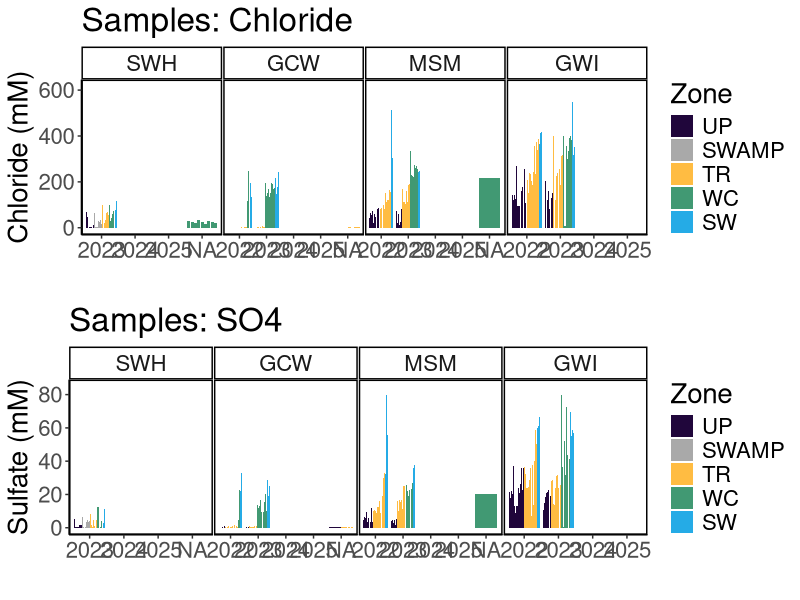
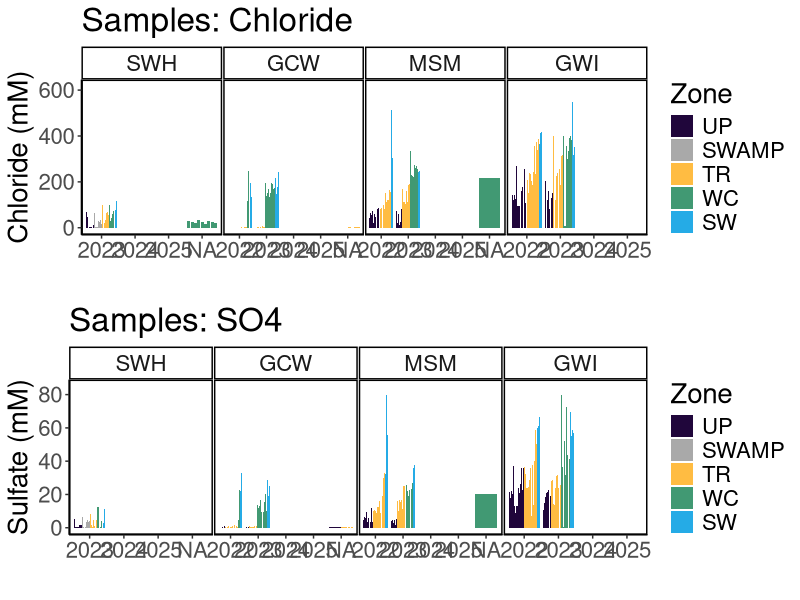
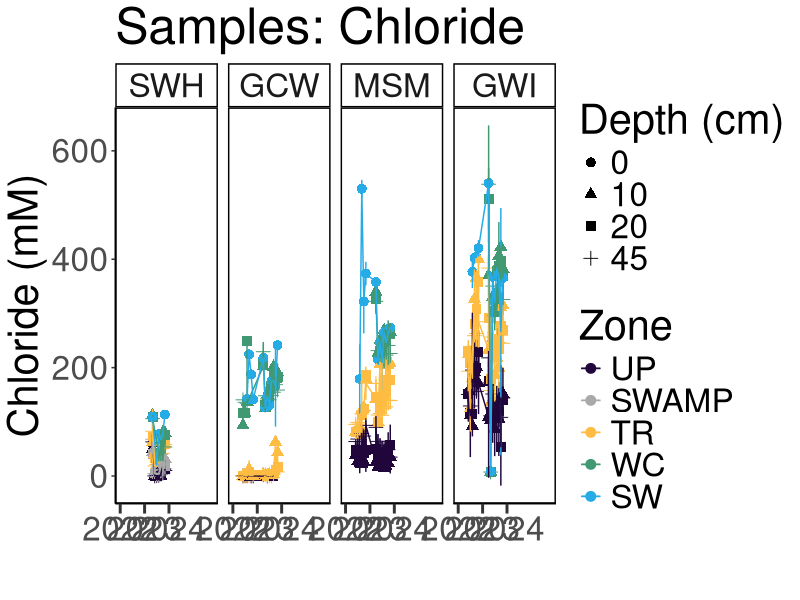
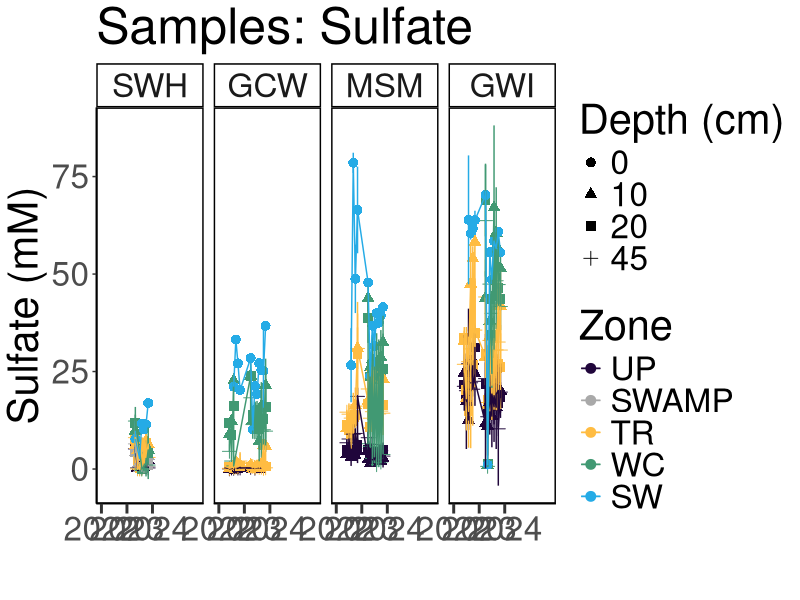
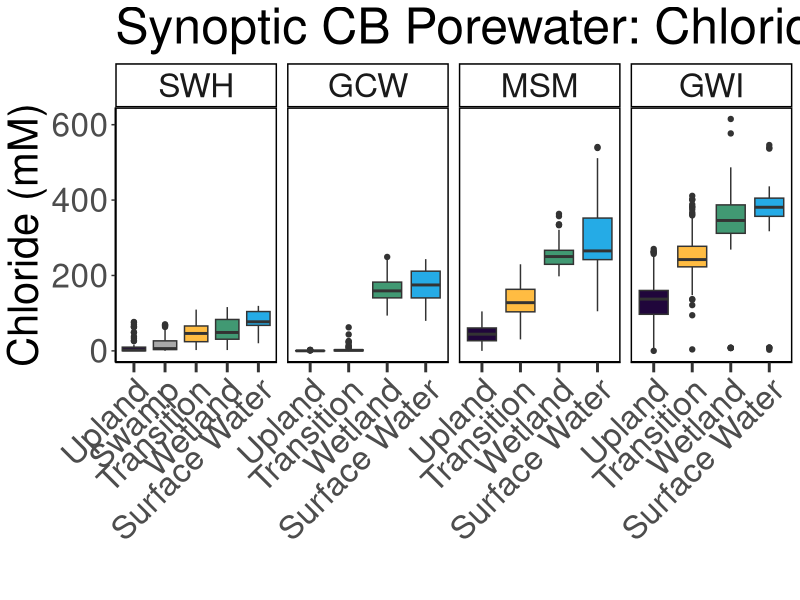
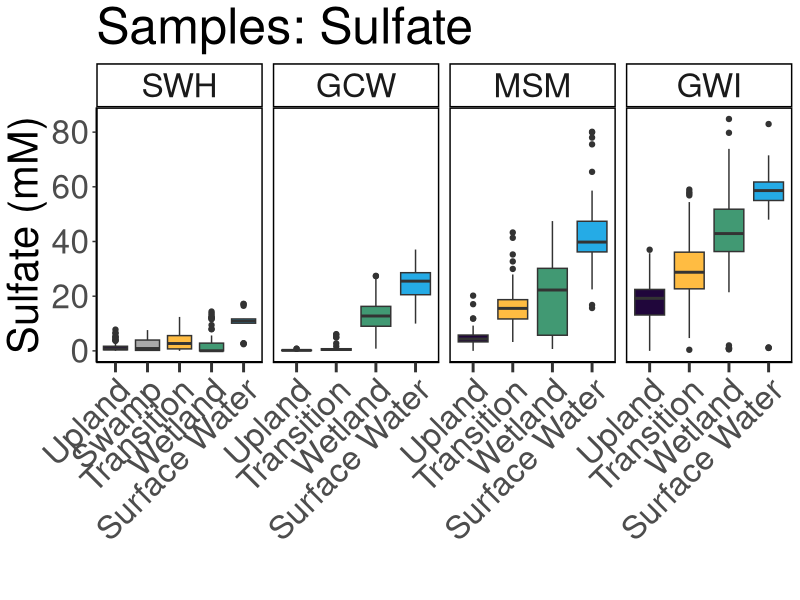
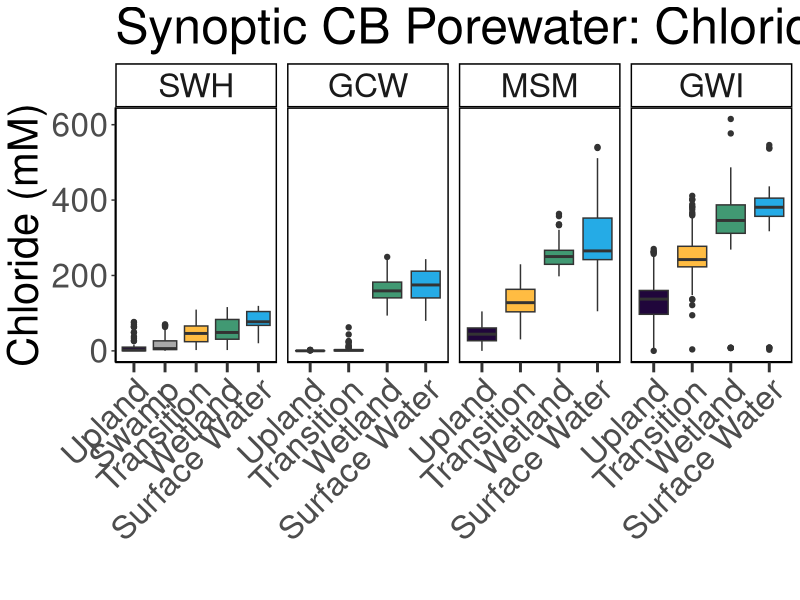
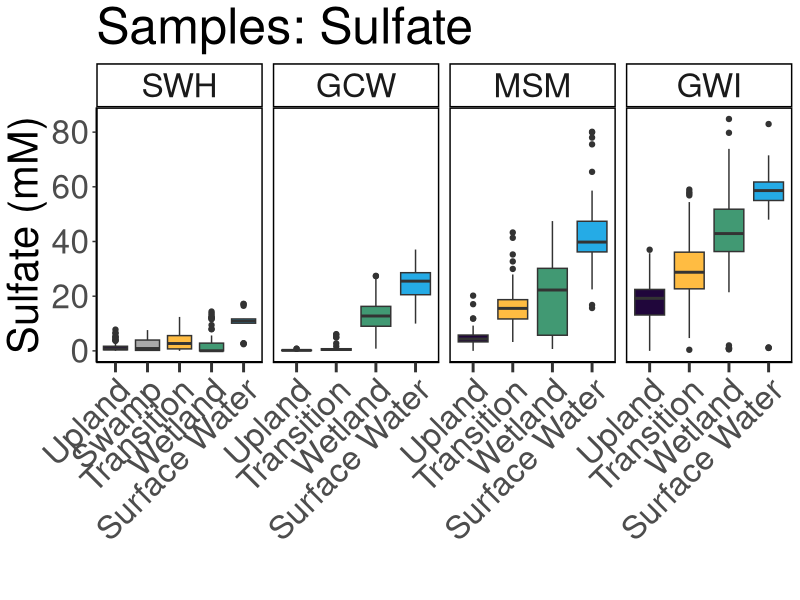

These charts were generated, in order, by the following R code:
## ---- chunk 1
library(dplyr)
library(ggplot2)
library(ggpubr)
library(stringr)
library(readxl)
library(tidyr)
library(tibble)
library(openxlsx)
library(knitr)
## ---- chunk 2

#read in 2022 Dionex Data:
dat22 <- read.csv("2022/COMPASS_SynopticCB_SO4_Cl_2022.csv")
# head(dat22)
colnames(dat22)

#read in 2023 Dionex Data:
dat23 <- read.csv("2023/COMPASS_SynopticCB_SO4_Cl_2023.csv")
# head(dat23)
colnames(dat23)

#read in 2024 Dionex Data:
dat24 <- read.csv("2024/COMPASS_SynopticCB_SO4_Cl_2024.csv")
# head(dat24)
colnames(dat24)

#read in 2025 Dionex Data:
dat25 <- read.csv("2025/COMPASS_SynopticCB_SO4_Cl_2025.csv")
# head(dat25)
colnames(dat25)

all_dat <- bind_rows(dat22, dat23, dat24, dat25)

all_dat <- all_dat %>%
  dplyr::select(
    Project, Region, Sample_ID, Year, Month, Day, Time, Time_Zone,
    Site, Zone, Replicate, Depth_cm, 
    SO4_ppm, SO4_mM, SO4_Conc_flag, SO4_QAQC_flag, Cl_ppm, Cl_mM, Cl_Conc_flag, Cl_QAQC_flag, salinity,
    Analysis_rundate,  Run_notes, Field_notes
        # list columns in the order you want them
  )

##Set 4 decimal points max
all_dat <- all_dat %>%
  mutate(across(where(is.numeric), round, digits = 4)) ##This does make all salinities 0 when Cl_ppm is 0 instead of 0.000026

## ---- chunk 3

#pull the column names from the all_dat dataframe and create a new dataframe with them 
metadat <- data.frame(Column_Names = colnames(all_dat))
metadat

metadat$Description <- ""
metadat$Units <- ""
metadat$Instrument_ifapplicable <- ""

#add information about each line: 

metadat$Description <- c("Project name", 
                         "Region samples originated from: CB = Chesapeake Bay",
                         "Sample identifier used in laboratory and field", 
                         "Year (YYYY) of sample collection", 
                         "Month (#) of sample collection",
                         "Day (#) of sample collection",
                         "Time (HH:MM) of sample collection",
                         "Time Zone of sample collection",
                         "Name of sampling transect location (GCW, SWH, MSM, GWI), see dataset locations for coordinates", 
                         "Zone within space-for-time transect (UP=Upland, SWAMP=Swamp, TR=Transition, WC=Wetland Control, SW=Surface Water)",
                         "Lysimeter or sample replicate id (A-C)", 
                         "Depth in centimeters from which water sample was taken", 
                         "Sulfate concentration in ppm", 
                         "Sulfate concentration in mM", 
                         "Sulfate concentration flag base on standard curve (bdl=below detection limit (0), adl=above detection limit (highest   
                         standard), Within_Range=within detection range)", 
                         "Sulfate QAQC Flags generated during checks of standards, blanks, dups, and spks",
                         "Chloride concentration in ppm", 
                         "Chloride concentration in mM", 
                         "Chloride concentration flag base on standard curve (bdl=below detection limit (0), adl=above detection limit (highest   
                         standard), Within_Range=within detection range)", 
                         "Chloride QAQC Flags generated during checks of standards, blanks, dups, and spks", 
                         "Salinity calculated using the Knudsen equation: Salinity=((1.807*(Chloride ppm)+0.026)/1000", 
                         "The date that samples were run on the Dionex IC", 
                         "Any notes generated during QAQC", 
                         "Notes generated during field sample collection")

metadat$Units <-       c("NA", 
                         "NA",
                         "NA", 
                         "NA",
                         "NA",
                         "NA", 
                         "NA",
                         "NA", 
                         "NA", 
                         "NA",
                         "NA", 
                         "cm",
                         "ppm", 
                         "mM", 
                         "NA", 
                         "NA", 
                         "ppm", 
                         "mM", 
                         "NA", 
                         "NA", 
                         "ppt", 
                         "NA", 
                         "NA",
                         "NA")

metadat$Instrument_ifapplicable <-  
  
                       c("NA", 
                         "NA",
                         "NA", 
                         "NA",
                         "NA",
                         "NA", 
                         "NA",
                         "NA", 
                         "NA", 
                         "NA",
                         "NA", 
                         "NA",
                         "Dionex Integrion HPIC (Thermo Fisher)", 
                         "Dionex Integrion HPIC (Thermo Fisher)", 
                         "NA", 
                         "NA", 
                         "Dionex Integrion HPIC (Thermo Fisher)", 
                         "Dionex Integrion HPIC (Thermo Fisher)", 
                         "NA", 
                         "NA", 
                         "NA", 
                         "NA", 
                         "NA",
                         "NA")


## ---- chunk 4

#write out a csv of all the data to the main folder: 
write.csv(all_dat, "COMPASS_SynopticCB_SO4_Cl_AllData.csv")


#write out a csv of the metadata associated with the data: 
write.csv(metadat, "COMPASS_SynopticCB_SO4_Cl_Metadata.csv")

## ---- chunk 5

data_plotting <- all_dat

#Order by Zone from Upland to Surface Water
data_plotting$Zone = factor(data_plotting$Zone, levels = c("UP", "SWAMP", "TR", "WC", "SW"))
data_plotting <- data_plotting[order(data_plotting$Zone), ]

#Order by Site from SWH, GCW, MSM, GWI order, which is oligohaline to polyhaline
data_plotting$Site = factor(data_plotting$Site, levels = c("SWH", "GCW", "MSM", "GWI"))
data_plotting <- data_plotting[order(data_plotting$Site), ]

# #Order by Year from 2022-2024
# data_plotting$Site = factor(data_plotting$Site, levels = c("SWH", "GCW", "MSM", "GWI"))
# data_plotting <- data_plotting[order(data_plotting$Site), ]

#Plot samples to get a first look at concentrations (sanity check)
#group the data for plotting
data_plotting_all <- data_plotting %>%
  group_by(Site, Zone) %>%
  mutate(row_num = factor(row_number())) %>%  # create row_num as factor per group
  ungroup()

data_plotting_all$Date <- as.Date(paste(data_plotting_all$Year, data_plotting_all$Month, data_plotting_all$Day, sep = "-"))


#Plot data and change colors based on Zone:
viz_cl_plot <- ggplot(data_plotting_all, aes(x = as.character(Year), y = Cl_mM, fill = Zone)) +
  geom_bar(stat = "identity", position = position_dodge2(preserve = "total")) +
  facet_grid( ~ Site, scales="free") +
  scale_fill_manual(values = c(
    "UP" = "#20063B",
    "TR" = "#FFBC42",
    "SWAMP" = "darkgrey",
    "WC" = "#419973",
    "SW" = "#25ABE6"
  )) +
  theme_classic() +
  labs(x = " ", y = "Chloride (mM)", title = "Samples: Chloride") +
  theme(
    panel.spacing = unit(.05, "lines"), 
    panel.border = element_rect(color = "black", fill = NA, linewidth = 1)) + 
  theme(text = element_text(size = 20))

# viz_cl_plot


viz_so4_plot <-  ggplot(data_plotting_all, aes(x = as.character(Year), y = SO4_mM, fill = Zone)) +
  geom_bar(stat = "identity", position = position_dodge2(preserve = "total")) +
  facet_grid( ~ Site, scales="free") +
  scale_fill_manual(values = c(
    "UP" = "#20063B",
    "TR" = "#FFBC42",
    "SWAMP" = "darkgrey",
    "WC" = "#419973",
    "SW" = "#25ABE6"
  )) +
  theme_classic() +
  labs(x = " ", y = "Sulfate (mM)", title = "Samples: SO4") +
  theme(
    panel.spacing = unit(.05, "lines"), 
    panel.border = element_rect(color = "black", fill = NA, linewidth = 1))+ 
  theme(text = element_text(size = 20))

# viz_so4_plot

ggarrange(viz_cl_plot, viz_so4_plot, nrow=2, ncol=1)


## ---- chunk 6

##Make Date Column with just Year and Month for Sample ID
all_dat_dates <- data_plotting %>%
  mutate(
    YearMonth = if_else(
      Month < 10,
      # Modify the string:
      YearMonth <- paste(data_plotting$Year, data_plotting$Month, sep = "-0"), 
      YearMonth <- paste(data_plotting$Year, data_plotting$Month, sep = "-"), 
    )
  )

##Summarize SO4 and Cl by Date, Site, and Zone
Dionex_avg <- all_dat_dates %>%
  group_by(Month, Year, Site, Zone) %>%
   dplyr::summarize(mean_SO4 = mean(SO4_mM, na.rm=TRUE), 
            sd_SO4 = sd(SO4_mM, na.rm=TRUE), 
            mean_Cl = mean(Cl_mM, na.rm=TRUE), 
            sd_Cl = sd(Cl_mM, na.rm=TRUE), 
            YearMonth = first(YearMonth))

# Concatenate with a day (e.g., "01" for the first day)
Dionex_avg$Date <- paste0(Dionex_avg$YearMonth, "-01")

# Convert to Date object
Dionex_avg$Date <- as.Date(Dionex_avg$Date)

# Define the specific date breaks you want to display
specific_breaks <- as.Date(c("2022-01-01", "2023-01-01", "2024-01-01", "2025-01-01"))

viz_cl_plot_avgs <- ggplot(Dionex_avg, aes(x = Date, y = mean_Cl, color = Zone, group = Zone)) +
  geom_point(size = 3) + 
  geom_errorbar(aes(ymin = mean_Cl - sd_Cl, ymax = mean_Cl + sd_Cl), width = 0.2) + 
  geom_line() + 
  facet_grid( ~ Site, scales="free_y") +
  scale_color_manual(values = c(
    "UP" = "#20063B",
    "TR" = "#FFBC42",
    "SWAMP" = "darkgrey",
    "WC" = "#419973",
    "SW" = "#25ABE6"
  )) +
  theme_classic() +
  labs(x = "Date", y = "Chloride (mM)", title = "Samples: Chloride") +
  theme(
    panel.spacing = unit(0.5, "lines"), 
    panel.border = element_rect(color = "black", fill = NA, linewidth = 1)) +
  # theme(axis.text.x = element_text(angle = 90, hjust = 0.5))+ 
  theme(text = element_text(size = 30))+
  scale_x_date(breaks = specific_breaks, date_labels = "%Y", expand = expansion(mult = c(0.18, 0.05)))+
  theme(axis.ticks.x = element_line(linewidth = 1))+
  theme(axis.ticks.length.x = unit(0.25, "cm"))

# viz_cl_plot_avgs


viz_so4_plot_avgs <- ggplot(Dionex_avg, aes(x = Date, y = mean_SO4, color = Zone, group = Zone)) +
  geom_point(size = 3) + 
  geom_errorbar(aes(ymin = mean_SO4 - sd_SO4, ymax = mean_SO4 + sd_SO4), width = 0.2) + 
  geom_line() + 
  facet_grid( ~ Site, scales="free_y") +
  scale_color_manual(values = c(
    "UP" = "#20063B",
    "TR" = "#FFBC42",
    "SWAMP" = "darkgrey",
    "WC" = "#419973",
    "SW" = "#25ABE6"
  )) +
  theme_classic() +
  labs(x = " ", y = "Sulfate (mM)", title = "Samples: Sulfate") +
  theme(
    panel.spacing = unit(0.5, "lines"), 
    panel.border = element_rect(color = "black", fill = NA, linewidth = 1)) +
  # theme(axis.text.x = element_text(angle = 90, hjust = 0.5))+ 
  theme(text = element_text(size = 30))+
  scale_x_date(breaks = specific_breaks, date_labels = "%Y", expand = expansion(mult = c(0.18, 0.05)))+
  theme(axis.ticks.x = element_line(linewidth = 1))+
  theme(axis.ticks.length.x = unit(0.25, "cm"))

# viz_so4_plot_avgs

ggarrange(viz_cl_plot, viz_so4_plot, nrow=2, ncol=1)

## ---- chunk 7

##Summarize SO4 and Cl by Date, Site, and Zone
Dionex_avg_depth <- all_dat_dates %>%
  group_by(Month, Year, Site, Zone, Depth_cm) %>%
   dplyr::summarize(mean_SO4 = mean(SO4_mM, na.rm=TRUE), 
            sd_SO4 = sd(SO4_mM, na.rm=TRUE), 
            mean_Cl = mean(Cl_mM, na.rm=TRUE), 
            sd_Cl = sd(Cl_mM, na.rm=TRUE), 
            YearMonth = first(YearMonth))

# Concatenate with a day (e.g., "01" for the first day)
Dionex_avg_depth$Date <- paste0(Dionex_avg_depth$YearMonth, "-01")

# Convert to Date object
Dionex_avg_depth$Date <- as.Date(Dionex_avg_depth$Date)

# Define the specific date breaks you want to display
specific_breaks <- as.Date(c("2022-01-01", "2023-01-01", "2024-01-01"))

viz_cl_plot_depth <- ggplot(Dionex_avg_depth, aes(x = Date, y = mean_Cl, color = Zone, group = Zone, shape = as.character(Depth_cm))) +
  geom_point(size = 3) + 
  geom_errorbar(aes(ymin = mean_Cl - sd_Cl, ymax = mean_Cl + sd_Cl), width = 0.2) + 
  geom_line() + 
  facet_grid( ~ Site, scales="free_y") +
  scale_color_manual(values = c(
    "UP" = "#20063B",
    "TR" = "#FFBC42",
    "SWAMP" = "darkgrey",
    "WC" = "#419973",
    "SW" = "#25ABE6"
  )) +
  theme_classic() +
  labs(x = " ", y = "Chloride (mM)", title = "Samples: Chloride") +
  theme(
    panel.spacing = unit(0.5, "lines"), 
    panel.border = element_rect(color = "black", fill = NA, linewidth = 1)) +
  # theme(axis.text.x = element_text(angle = 90, hjust = 0.5))+ 
  theme(text = element_text(size = 30))+
  scale_x_date(breaks = specific_breaks, date_labels = "%Y", expand = expansion(mult = c(0.18, 0.05))) + 
  labs(fill = "Zone", shape = "Depth (cm)")+
  theme(axis.ticks.x = element_line(linewidth = 1))+
  theme(axis.ticks.length.x = unit(0.25, "cm"))

viz_cl_plot_depth


viz_so4_plot_depth <- ggplot(Dionex_avg_depth, aes(x = Date, y = mean_SO4, color = Zone, group = Zone, shape = as.character(Depth_cm))) +
  geom_point(size = 3) + 
  geom_errorbar(aes(ymin = mean_SO4 - sd_SO4, ymax = mean_SO4 + sd_SO4), width = 0.2) + 
  geom_line() + 
  facet_grid( ~ Site, scales="free_y") +
  scale_color_manual(values = c(
    "UP" = "#20063B",
    "TR" = "#FFBC42",
    "SWAMP" = "darkgrey",
    "WC" = "#419973",
    "SW" = "#25ABE6"
  )) +
  theme_classic() +
  labs(x = " ", y = "Sulfate (mM)", title = "Samples: Sulfate")  +
  theme(
    panel.spacing = unit(0.5, "lines"), 
    panel.border = element_rect(color = "black", fill = NA, linewidth = 1)) +
  # theme(axis.text.x = element_text(angle = 90, hjust = 0.5))+ 
  theme(text = element_text(size = 30))+
  scale_x_date(breaks = specific_breaks, date_labels = "%Y", expand = expansion(mult = c(0.18, 0.05))) + 
  labs(fill = "Zone", shape = "Depth (cm)")+
  theme(axis.ticks.x = element_line(linewidth = 1))+
  theme(axis.ticks.length.x = unit(0.25, "cm"))

viz_so4_plot_depth
# ggarrange(viz_cl_plot, viz_so4_plot, nrow=2, ncol=1)

## ---- chunk 8

all_dat_dates <- all_dat_dates %>% 
    mutate(
    Zone_1 = case_when(
      Zone == "UP" ~ "Upland",
      Zone == "SWAMP" ~ "Swamp",
      Zone == "TR" ~ "Transition",
      Zone == "WC" ~ "Wetland",
      Zone == "SW" ~ "Surface Water",
      TRUE ~ Zone  # keep everything else unchanged
    )
  ) %>%
  mutate(Zone_1 = factor(Zone_1, levels = c("Upland", "Swamp", "Transition", "Wetland", "Surface Water")))


##Summarize SO4 and Cl by Date, Site, and Zone
viz_cl_boxplot <- ggplot(all_dat_dates, aes(x = Zone_1, y = Cl_mM, fill = Zone_1, group = Zone_1)) +
  geom_boxplot() + 
  facet_grid( ~ Site, scales = "free_x") +
  scale_x_discrete(drop = TRUE) +
  scale_fill_manual(values = c(
    "Upland" = "#20063B",
    "Transition" = "#FFBC42",
    "Swamp" = "darkgrey",
    "Wetland" = "#419973",
    "Surface Water" = "#25ABE6"
  ), labels = c("Upland", "Swamp", "Transition", "Wetland", "Surface Water")) +
  theme_classic() +
  labs(x = " ", y = "Chloride (mM)", title = "Synoptic CB Porewater: Chloride") +
  theme(
    panel.spacing = unit(0.5, "lines"), 
    panel.border = element_rect(color = "black", fill = NA, linewidth = 1)) +
  theme(axis.text.x = element_text(angle = 45, vjust = 1, hjust = 1))+ 
  theme(text = element_text(size = 30))+
  theme(axis.ticks.x = element_line(linewidth = 1))+
  theme(axis.ticks.length.x = unit(0.25, "cm"))+ 
  #scale_x_discrete(labels = c("Upland", "Swamp", "Transition", "Wetland", "Surface Water"))+ 
  theme(legend.position = "none")

viz_cl_boxplot


viz_so4_boxplot <- ggplot(all_dat_dates, aes(x = Zone_1, y = SO4_mM, fill = Zone_1, group = Zone_1)) +
  geom_boxplot() +
  facet_grid( ~ Site, scales = "free_x") +
  scale_x_discrete(drop = TRUE) +
  scale_fill_manual(values = c(
    "Upland" = "#20063B",
    "Transition" = "#FFBC42",
    "Swamp" = "darkgrey",
    "Wetland" = "#419973",
    "Surface Water" = "#25ABE6"
  ), labels = c("Upland", "Swamp", "Transition", "Wetland", "Surface Water")) +
  theme_classic() +
  labs(x = " ", y = "Sulfate (mM)", title = "Samples: Sulfate") +
  theme(
    panel.spacing = unit(0.5, "lines"), 
    panel.border = element_rect(color = "black", fill = NA, linewidth = 1)) +
  theme(axis.text.x = element_text(angle = 45, vjust = 1, hjust = 1))+ 
  theme(text = element_text(size = 30))+
  theme(axis.ticks.x = element_line(linewidth = 1))+
  theme(axis.ticks.length.x = unit(0.25, "cm"))+ 
  #scale_x_discrete(labels = c("Upland", "Swamp", "Transition", "Wetland", "Surface Water"))+ 
  theme(legend.position = "none")

viz_so4_boxplot

# ggarrange(viz_cl_boxplot, viz_so4_boxplot, nrow=2, ncol=1)

# Save as a PNG
png("COMPASS_SynopticCB_Cl_alldata.png", width = 2000, height = 1200, res = 100) 
print(viz_cl_boxplot)  # For ggplot objects, use print()
dev.off() 

# Save as a PNG
png("COMPASS_SynopticCB_SO4_alldata.png", width = 2000, height = 1200, res = 100) 
print(viz_so4_boxplot)  # For ggplot objects, use print()
dev.off() 

## ---- chunk 9
# It would also be great to add to our collation codes a summary chunk that will calculate value ranges, means, and standard deviations (and errors) for each site, zone, depth for each year; also for each site zone, depth overall; and for each site and zone overall so that we have some easy access to metrics. Was just thinking this might be helpful today when re-collating the DIC data.

colnames(all_dat)

##Metrics for each site, zone, depth for each year
summary_by_year <- all_dat %>%
  group_by(Year, Site, Zone, Depth_cm) %>%
   reframe(
     min_Cl_mM = min(Cl_mM, na.rm=TRUE),
     max_Cl_mM = max(Cl_mM, na.rm=TRUE), 
     mean_Cl_mM = mean(Cl_mM, na.rm=TRUE), 
     sd_Cl_mM = sd(Cl_mM, na.rm=TRUE), 

     min_SO4_mM = min(SO4_mM, na.rm=TRUE),
     max_SO4_mM = max(SO4_mM, na.rm=TRUE), 
     mean_SO4_mM = mean(SO4_mM, na.rm=TRUE), 
     sd_SO4_mM = sd(SO4_mM, na.rm=TRUE)) %>%
  mutate(across(where(is.numeric), round, digits = 4)) 

##Metrics for each site, zone, depth for all years
summary_all_years <- all_dat %>%
  group_by(Site, Zone, Depth_cm) %>%
   reframe(
     min_Cl_ppm = min(Cl_ppm, na.rm=TRUE),
     max_Cl_ppm = max(Cl_ppm, na.rm=TRUE), 
     mean_Cl_ppm = mean(Cl_ppm, na.rm=TRUE), 
     sd_Cl_ppm = sd(Cl_ppm, na.rm=TRUE), 

     min_SO4_ppm = min(SO4_ppm, na.rm=TRUE),
     max_SO4_ppm = max(SO4_ppm, na.rm=TRUE), 
     mean_SO4_ppm = mean(SO4_ppm, na.rm=TRUE), 
     sd_SO4_ppm = sd(SO4_ppm, na.rm=TRUE)) %>%
  mutate(across(where(is.numeric), round, digits = 4)) 

##Metrics for each site and zone for all depths and years
summary_all_depths_years <- all_dat %>%
  group_by(Site, Zone) %>%
   reframe(
     min_Cl_ppm = min(Cl_ppm, na.rm=TRUE),
     max_Cl_ppm = max(Cl_ppm, na.rm=TRUE), 
     mean_Cl_ppm = mean(Cl_ppm, na.rm=TRUE), 
     sd_Cl_ppm = sd(Cl_ppm, na.rm=TRUE), 

     min_SO4_ppm = min(SO4_ppm, na.rm=TRUE),
     max_SO4_ppm = max(SO4_ppm, na.rm=TRUE), 
     mean_SO4_ppm = mean(SO4_ppm, na.rm=TRUE), 
     sd_SO4_ppm = sd(SO4_ppm, na.rm=TRUE)) %>%
  mutate(across(where(is.numeric), round, digits = 4)) 

## ---- chunk 10
#  I am thinking it might be cool to add to our porewater collation files a table at the end that has total number of samples then also some info about # of samples per zone, site, depth etc.

##Metrics for each year
sample_numbers_years <- all_dat %>%
  group_by(Year) %>%
   reframe(
     Number_of_samples = n())

##Metrics for each site, zone, depth for all years
sample_numbers <- all_dat %>%
  group_by(Site, Zone, Depth_cm) %>%
   reframe(
     Number_of_samples = n())
     

## ---- chunk 11

library(kableExtra)

#Order by Zone from Upland to Surface Water
summary_all_depths_years$Zone = factor(summary_all_depths_years$Zone, levels = c("UP", "SWAMP", "TR", "WC", "SW"))
summary_all_depths_years <- summary_all_depths_years[order(summary_all_depths_years$Zone), ]

#Order by Site from SWH, GCW, MSM, GWI order, which is oligohaline to polyhaline
summary_all_depths_years$Site = factor(summary_all_depths_years$Site, levels = c("SWH", "GCW", "MSM", "GWI"))
summary_all_depths_years <- summary_all_depths_years[order(summary_all_depths_years$Site), ]

#Order by Zone from Upland to Surface Water
sample_numbers$Zone = factor(sample_numbers$Zone, levels = c("UP", "SWAMP", "TR", "WC", "SW"))
sample_numbers <- sample_numbers[order(sample_numbers$Zone), ]

#Order by Site from SWH, GCW, MSM, GWI order, which is oligohaline to polyhaline
sample_numbers$Site = factor(sample_numbers$Site, levels = c("SWH", "GCW", "MSM", "GWI"))
sample_numbers <- sample_numbers[order(sample_numbers$Site), ]

kable(
  summary_all_depths_years[, c("Site", "Zone", "min_Cl_ppm",	"max_Cl_ppm",	"mean_Cl_ppm", "min_SO4_ppm",	"max_SO4_ppm",	"mean_SO4_ppm")],  
  format = "latex",
  booktabs = TRUE,
  caption = "Summary Statistics"
) %>%
  kable_styling(
    latex_options = c("hold_position", "striped", "scale_down"),
    font_size = 12
  ) %>%
  row_spec(0, bold = TRUE) %>%   # header
  column_spec(1, bold = TRUE)


## ---- chunk 12

kable(
  sample_numbers_years[, c("Year", "Number_of_samples")],  
  format = "latex",
  booktabs = TRUE,
  caption = paste0("Total Samples: ", nrow(all_dat))
) %>%
  kable_styling(
    latex_options = c("hold_position", "striped", "scale_down"),
    font_size = 12
  ) %>%
  row_spec(0, bold = TRUE) %>%   # header
  column_spec(1, bold = TRUE)

kable(
  sample_numbers[, c("Site", "Zone", "Depth_cm", "Number_of_samples")],  
  format = "latex",
  booktabs = TRUE,
  caption = "Number of samples by Site, Zone, and Depth"
) %>%
  kable_styling(
    latex_options = c("hold_position", "striped", "scale_down"),
    font_size = 12
  ) %>%
  row_spec(0, bold = TRUE) %>%   # header
  column_spec(1, bold = TRUE)

## ---- chunk 13

#write out a csv of all the data to the main folder: 
write.csv(summary_by_year, "COMPASS_SynopticCB_PW_SO4_Cl_Summarized_By_Year.csv")


#write out a csv of the metadata associated with the data: 
write.csv(summary_all_years, "COMPASS_SynopticCB_PW_SO4_Cl_Summarized_Years_Combined.csv")


#write out a csv of the metadata associated with the data: 
write.csv(summary_all_depths_years, "COMPASS_SynopticCB_PW_SO4_Cl_Summarized_Years_and_Depths_Combined.csv")
